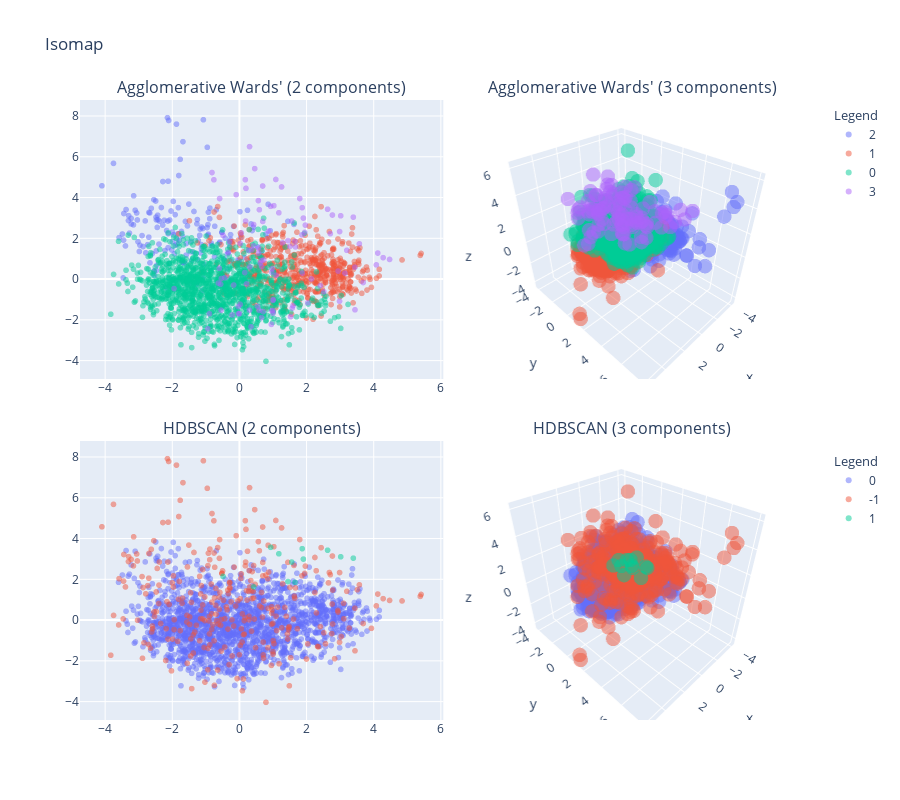

Notebook code cell kept with this figure:
### Code cell
fig = make_subplots(
    rows=2, 
    cols=2, 
    vertical_spacing=0.1,
    horizontal_spacing=.01,
    specs=[[{"type":"scatter"}, {"type":"scatter3d"}],
           [{"type":"scatter"}, {"type":"scatter3d"}]],
    subplot_titles=["Agglomerative Wards' (2 components)", "Agglomerative Wards' (3 components)", 
                    "HDBSCAN (2 components)", "HDBSCAN (3 components)"]
)

hiear_iso_2d = px.scatter(x=iso_data_2[:,0], y=iso_data_2[:,1], color=hiearch_labs)
hiear_iso_3d = px.scatter_3d(x=iso_data_3[:,0], y=iso_data_3[:,1], z=iso_data_3[:,2],color=hiearch_labs)
dense_iso_2d = px.scatter(x=iso_data_2[:,0], y=iso_data_2[:,1], color=density_labs)
dense_iso_3d = px.scatter_3d(x=iso_data_3[:,0], y=iso_data_3[:,1], z=iso_data_3[:,2],color=density_labs)

hiear_iso_2d.update_traces(marker=dict(opacity=0.5),legendgroup=1, legendgrouptitle=dict(text="Legend"))
hiear_iso_3d.update_traces(marker=dict(size=5, opacity=0.5), showlegend=False)
dense_iso_2d.update_traces(marker=dict(opacity=0.5),legendgroup=2, legendgrouptitle=dict(text="Legend"))
dense_iso_3d.update_traces(marker=dict(size=5, opacity=0.5), showlegend=False)

fig.add_traces(hiear_iso_2d.data,rows=1,cols=1)
fig.add_traces(hiear_iso_3d.data,rows=1,cols=2)
fig.add_traces(dense_iso_2d.data,rows=2,cols=1)
fig.add_traces(dense_iso_3d.data, rows=2,cols=2)

fig.update_layout(title_text="Isomap", height=800, legend_tracegroupgap = 250)
fig.show()

### Figure 1 — Plotly figure (JSON) as saved in the notebook; plotly's stock layout.template omitted (floating-point values rounded to 4 significant figures; data arrays with more than 128 entries replaced by an {"elided": "..."} marker saying what was removed)
{"data": [{"hovertemplate": "color=2<br>x=%{x}<br>y=%{y}<extra></extra>", "legendgroup": "1", "legendgrouptitle": {"text": "Legend"}, "marker": {"color": "#636efa", "opacity": 0.5, "symbol": "circle"}, "mode": "markers", "name": "2", "showlegend": true, "type": "scattergl", "x": {"elided": "166 float values"}, "xaxis": "x", "y": {"elided": "166 float values"}, "yaxis": "y"}, {"hovertemplate": "color=1<br>x=%{x}<br>y=%{y}<extra></extra>", "legendgroup": "1", "legendgrouptitle": {"text": "Legend"}, "marker": {"color": "#EF553B", "opacity": 0.5, "symbol": "circle"}, "mode": "markers", "name": "1", "showlegend": true, "type": "scattergl", "x": {"elided": "583 float values"}, "xaxis": "x", "y": {"elided": "583 float values"}, "yaxis": "y"}, {"hovertemplate": "color=0<br>x=%{x}<br>y=%{y}<extra></extra>", "legendgroup": "1", "legendgrouptitle": {"text": "Legend"}, "marker": {"color": "#00cc96", "opacity": 0.5, "symbol": "circle"}, "mode": "markers", "name": "0", "showlegend": true, "type": "scattergl", "x": {"elided": "1315 float values"}, "xaxis": "x", "y": {"elided": "1315 float values"}, "yaxis": "y"}, {"hovertemplate": "color=3<br>x=%{x}<br>y=%{y}<extra></extra>", "legendgroup": "1", "legendgrouptitle": {"text": "Legend"}, "marker": {"color": "#ab63fa", "opacity": 0.5, "symbol": "circle"}, "mode": "markers", "name": "3", "showlegend": true, "type": "scattergl", "x": [1.003, 0.06188, -0.9369, 1.098, 1.531, 1.603, 1.01, -0.5343, -0.4304, -0.02307, 0.3085, 0.3656, 0.727, 0.3053, 1.673, 4.086, 1.869, 1.452, 0.5985, -0.09152, 2.715, 1.26, 0.6969, 0.9352, 1.563, -0.4838, -0.5871, 1.031, 1.179, 3.205, 0.02869, -0.5953, 0.9694, -0.323, 0.575, -0.1656, 0.6676, 0.6662, 0.9565, 1.008, 3.446, 0.4264, 0.46, -0.7572, 0.4274, 3.4, 1.877, 0.1996, 1.911, 1.95, 2.633, 1.51, 1.97, -0.8136, 0.1799, 0.6984, 1.089, 0.1882, 0.5695, 2.99, 2.52, 0.1647, 0.3041, 1.661, 3.58, 1.879, -0.558, 1.291, -0.6244, 0.5712, 2.151, -0.8902, 0.02791, 2.416, 0.8735, 2.04, 4.29, 4.129, 0.972, 3.45, -0.2854, 0.3505, 0.9788, 3.15, -0.02411, 0.5448, 2.988, 0.7116, 0.2155, 0.6256, 2.945, -0.2143, 1.008, 3.694, 0.5976, -1.945, 0.2787, 4.481, 1.579, 1.803, 0.6643, 0.003083, 3.024, -0.5429, 2.776], "xaxis": "x", "y": [-1.553, 2.265, -2.438, 0.1888, -1.848, -1.308, -1.011, 0.02629, 0.06889, -1.693, 0.5946, 1.439, 0.936, 6.498, 1.579, 0.6965, 2.17, 1.89, 3.402, 4.138, 2.226, 4.522, 4.566, 3.568, 2.847, 2.141, 3.949, 3.601, 3.252, 1.411, 1.748, 0.5272, 0.3419, 1.298, 1.271, -0.2905, 0.9071, 0.6151, -2.222, -1.672, 0.5815, 2.677, 5.419, 4.872, 1.626, 3.038, 3.502, 4.451, 2.992, 2.293, 3.427, 1.601, 2.647, 5.227, 4.877, 2.828, 4.887, 2.844, 3.848, 2.331, -0.6246, 0.3211, -1.523, 1.854, 1.729, 0.2964, -0.2536, 1.778, -0.1943, 1.518, 0.006703, -1.697, -1.24, -0.3223, 2.351, -1.166, 1.05, 1.275, -1.552, -1.509, 1.826, -2.341, 0.5064, 0.2859, -1.351, -1.342, -1.087, -1.599, -0.2391, 0.7875, 0.393, -1.761, -1.04, -0.1679, -1.536, -0.466, 1.413, 0.9637, -1.427, 3.949, -1.894, -1.7, 3.105, -1.522, 3.142], "yaxis": "y"}, {"hovertemplate": "color=2<br>x=%{x}<br>y=%{y}<br>z=%{z}<extra></extra>", "legendgroup": "2", "marker": {"color": "#636efa", "opacity": 0.5, "size": 5, "symbol": "circle"}, "mode": "markers", "name": "2", "scene": "scene", "showlegend": false, "type": "scatter3d", "x": {"elided": "166 float values"}, "y": {"elided": "166 float values"}, "z": {"elided": "166 float values"}}, {"hovertemplate": "color=1<br>x=%{x}<br>y=%{y}<br>z=%{z}<extra></extra>", "legendgroup": "1", "marker": {"color": "#EF553B", "opacity": 0.5, "size": 5, "symbol": "circle"}, "mode": "markers", "name": "1", "scene": "scene", "showlegend": false, "type": "scatter3d", "x": {"elided": "583 float values"}, "y": {"elided": "583 float values"}, "z": {"elided": "583 float values"}}, {"hovertemplate": "color=0<br>x=%{x}<br>y=%{y}<br>z=%{z}<extra></extra>", "legendgroup": "0", "marker": {"color": "#00cc96", "opacity": 0.5, "size": 5, "symbol": "circle"}, "mode": "markers", "name": "0", "scene": "scene", "showlegend": false, "type": "scatter3d", "x": {"elided": "1315 float values"}, "y": {"elided": "1315 float values"}, "z": {"elided": "1315 float values"}}, {"hovertemplate": "color=3<br>x=%{x}<br>y=%{y}<br>z=%{z}<extra></extra>", "legendgroup": "3", "marker": {"color": "#ab63fa", "opacity": 0.5, "size": 5, "symbol": "circle"}, "mode": "markers", "name": "3", "scene": "scene", "showlegend": false, "type": "scatter3d", "x": [1.003, 0.06188, -0.9369, 1.098, 1.531, 1.603, 1.01, -0.5343, -0.4304, -0.02307, 0.3085, 0.3656, 0.727, 0.3053, 1.673, 4.086, 1.869, 1.452, 0.5985, -0.09152, 2.715, 1.26, 0.6969, 0.9352, 1.563, -0.4838, -0.5871, 1.031, 1.179, 3.205, 0.02869, -0.5953, 0.9694, -0.323, 0.575, -0.1656, 0.6676, 0.6662, 0.9565, 1.008, 3.446, 0.4264, 0.46, -0.7572, 0.4274, 3.4, 1.877, 0.1996, 1.911, 1.95, 2.633, 1.51, 1.97, -0.8136, 0.1799, 0.6984, 1.089, 0.1882, 0.5695, 2.99, 2.52, 0.1647, 0.3041, 1.661, 3.58, 1.879, -0.558, 1.291, -0.6244, 0.5712, 2.151, -0.8902, 0.02791, 2.416, 0.8735, 2.04, 4.29, 4.129, 0.972, 3.45, -0.2854, 0.3505, 0.9788, 3.15, -0.02411, 0.5448, 2.988, 0.7116, 0.2155, 0.6256, 2.945, -0.2143, 1.008, 3.694, 0.5976, -1.945, 0.2787, 4.481, 1.579, 1.803, 0.6643, 0.003083, 3.024, -0.5429, 2.776], "y": [-1.553, 2.265, -2.438, 0.1888, -1.848, -1.308, -1.011, 0.02629, 0.06889, -1.693, 0.5946, 1.439, 0.936, 6.498, 1.579, 0.6965, 2.17, 1.89, 3.402, 4.138, 2.226, 4.522, 4.566, 3.568, 2.847, 2.141, 3.949, 3.601, 3.252, 1.411, 1.748, 0.5272, 0.3419, 1.298, 1.271, -0.2905, 0.9071, 0.6151, -2.222, -1.672, 0.5815, 2.677, 5.419, 4.872, 1.626, 3.038, 3.502, 4.451, 2.992, 2.293, 3.427, 1.601, 2.647, 5.227, 4.877, 2.828, 4.887, 2.844, 3.848, 2.331, -0.6246, 0.3211, -1.523, 1.854, 1.729, 0.2964, -0.2536, 1.778, -0.1943, 1.518, 0.006703, -1.697, -1.24, -0.3223, 2.351, -1.166, 1.05, 1.275, -1.552, -1.509, 1.826, -2.341, 0.5064, 0.2859, -1.351, -1.342, -1.087, -1.599, -0.2391, 0.7875, 0.393, -1.761, -1.04, -0.1679, -1.536, -0.466, 1.413, 0.9637, -1.427, 3.949, -1.894, -1.7, 3.105, -1.522, 3.142], "z": [3.372, 0.5564, 3.215, 4.273, 2.955, 2.491, 2.254, 4.044, 2.169, 2.425, 1.225, 3.773, 3.959, 5.055, 3.485, 4.478, 3.234, 1.758, 4.547, 3.837, 5.312, 3.78, 3.193, 2.89, 2.856, 1.69, 3.301, 2.082, 2.057, 3.902, 1.98, 2.508, 2.901, 2.386, 1.995, 2.891, 0.8832, 2.449, 3.417, 4.939, 2.41, 3.716, 3.884, 4.021, 1.94, 3.959, 4.064, 3.712, 3.683, 5.311, 4.18, 4.018, 5.143, 3.427, 3.136, 3.177, 4.531, 2.501, 4.046, 2.72, 2.991, 1.251, 2.035, 2.591, 2.904, 2.063, 3.044, 0.8365, 2.917, 0.2263, 2.005, 2.72, 4.608, 3.618, 2.84, 2.313, 1.819, 1.969, 1.834, 3.986, 1.874, 2.818, 3.1, 1.546, 2.168, 2.151, 3.144, 2.003, 1.316, 0.8962, 1.87, 3.337, 1.45, 3.549, 2.746, 3.33, 4.568, 3.966, 2.236, 3.902, 1.714, 2.684, 4.211, 3.639, 4.436]}, {"hovertemplate": "color=0<br>x=%{x}<br>y=%{y}<extra></extra>", "legendgroup": "2", "legendgrouptitle": {"text": "Legend"}, "marker": {"color": "#636efa", "opacity": 0.5, "symbol": "circle"}, "mode": "markers", "name": "0", "showlegend": true, "type": "scattergl", "x": {"elided": "1852 float values"}, "xaxis": "x2", "y": {"elided": "1852 float values"}, "yaxis": "y2"}, {"hovertemplate": "color=-1<br>x=%{x}<br>y=%{y}<extra></extra>", "legendgroup": "2", "legendgrouptitle": {"text": "Legend"}, "marker": {"color": "#EF553B", "opacity": 0.5, "symbol": "circle"}, "mode": "markers", "name": "-1", "showlegend": true, "type": "scattergl", "x": {"elided": "305 float values"}, "xaxis": "x2", "y": {"elided": "305 float values"}, "yaxis": "y2"}, {"hovertemplate": "color=1<br>x=%{x}<br>y=%{y}<extra></extra>", "legendgroup": "2", "legendgrouptitle": {"text": "Legend"}, "marker": {"color": "#00cc96", "opacity": 0.5, "symbol": "circle"}, "mode": "markers", "name": "1", "showlegend": true, "type": "scattergl", "x": [1.452, 0.9352, 1.563, -0.4838, 1.179, 0.4274, 3.4, 1.877, 1.911, 2.633, 1.661, 3.024], "xaxis": "x2", "y": [1.89, 3.568, 2.847, 2.141, 3.252, 1.626, 3.038, 3.502, 2.992, 3.427, 1.854, 3.105], "yaxis": "y2"}, {"hovertemplate": "color=0<br>x=%{x}<br>y=%{y}<br>z=%{z}<extra></extra>", "legendgroup": "0", "marker": {"color": "#636efa", "opacity": 0.5, "size": 5, "symbol": "circle"}, "mode": "markers", "name": "0", "scene": "scene2", "showlegend": false, "type": "scatter3d", "x": {"elided": "1852 float values"}, "y": {"elided": "1852 float values"}, "z": {"elided": "1852 float values"}}, {"hovertemplate": "color=-1<br>x=%{x}<br>y=%{y}<br>z=%{z}<extra></extra>", "legendgroup": "-1", "marker": {"color": "#EF553B", "opacity": 0.5, "size": 5, "symbol": "circle"}, "mode": "markers", "name": "-1", "scene": "scene2", "showlegend": false, "type": "scatter3d", "x": {"elided": "305 float values"}, "y": {"elided": "305 float values"}, "z": {"elided": "305 float values"}}, {"hovertemplate": "color=1<br>x=%{x}<br>y=%{y}<br>z=%{z}<extra></extra>", "legendgroup": "1", "marker": {"color": "#00cc96", "opacity": 0.5, "size": 5, "symbol": "circle"}, "mode": "markers", "name": "1", "scene": "scene2", "showlegend": false, "type": "scatter3d", "x": [1.452, 0.9352, 1.563, -0.4838, 1.179, 0.4274, 3.4, 1.877, 1.911, 2.633, 1.661, 3.024], "y": [1.89, 3.568, 2.847, 2.141, 3.252, 1.626, 3.038, 3.502, 2.992, 3.427, 1.854, 3.105], "z": [1.758, 2.89, 2.856, 1.69, 2.057, 1.94, 3.959, 4.064, 3.683, 4.18, 2.591, 4.211]}], "layout": {"annotations": [{"font": {"size": 16}, "showarrow": false, "text": "Agglomerative Wards' (2 components)", "x": 0.2475, "xanchor": "center", "xref": "paper", "y": 1, "yanchor": "bottom", "yref": "paper"}, {"font": {"size": 16}, "showarrow": false, "text": "Agglomerative Wards' (3 components)", "x": 0.7525, "xanchor": "center", "xref": "paper", "y": 1, "yanchor": "bottom", "yref": "paper"}, {"font": {"size": 16}, "showarrow": false, "text": "HDBSCAN (2 components)", "x": 0.2475, "xanchor": "center", "xref": "paper", "y": 0.45, "yanchor": "bottom", "yref": "paper"}, {"font": {"size": 16}, "showarrow": false, "text": "HDBSCAN (3 components)", "x": 0.7525, "xanchor": "center", "xref": "paper", "y": 0.45, "yanchor": "bottom", "yref": "paper"}], "height": 800, "legend": {"tracegroupgap": 250}, "scene": {"domain": {"x": [0.505, 1], "y": [0.55, 1]}}, "scene2": {"domain": {"x": [0.505, 1], "y": [0, 0.45]}}, "title": {"text": "Isomap"}, "xaxis": {"anchor": "y", "domain": [0, 0.495]}, "xaxis2": {"anchor": "y2", "domain": [0, 0.495]}, "yaxis": {"anchor": "x", "domain": [0.55, 1]}, "yaxis2": {"anchor": "x2", "domain": [0, 0.45]}}}
